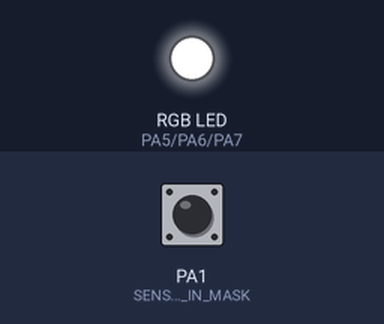
Recording of a program running on a simulated ATtiny84, built with avr-gcc and emulated at 8 MHz. Parts: an RGB LED mixed from three pins (HIGH = lit). Inputs (shaded band) come from the test bench; at power-on: PA1 (SENSOR_ECHO_IN_MASK) LOW. Dim RGB values are drawn brighter than linear; pins used as bus, display or sensor lines are not drawn.

Above: at 1.2 s.
1.3 s: PA1 (SENSOR_ECHO_IN_MASK) pulsed HIGH 2 times (0.12 s each, 0.3 s apart)
At 1.9 s:
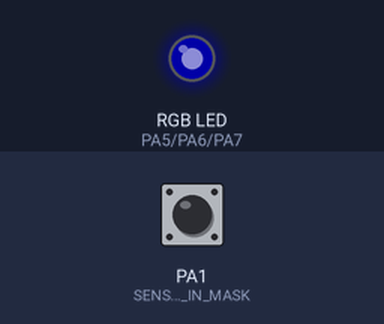
Timing chart, 0 to 4.3 s (numbered marks = the images above; inputs shaded):
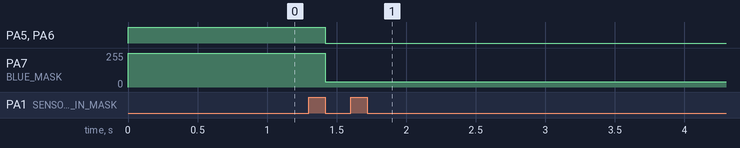

Measured:
- after the input at 1.3 s, PA5 (RED_MASK), PA6 (GREEN_MASK): HIGH → LOW after 0.12 s; PA7 (BLUE_MASK): 255/255 → 40/255 after 0.12 s

The program:

main.c
```c
// parking distance sensor
// for ATtiny84 at 8MHz

#define F_CPU 8000000UL

#include <avr/io.h>
#include <avr/interrupt.h>
#include <util/delay.h>
#include <stdlib.h>
#include <stdint.h>

// Ultrasonic sensor module HC-SR04:
// - trigger at output pin PA0
// - echo signal at input pin PA1/PCINT1
#define SENSOR_TRIGGER_MASK (1<<PA0)  // trigger with edge to low
#define SENSOR_ECHO_IN_MASK (1<<PA1)  // high pulse length proportional to distance

// LEDs at output pins PA5, PA6 and PA7:
#define RED_MASK (1<<PA5)
#define GREEN_MASK (1<<PA6)
#define BLUE_MASK (1<<PA7)
#define HIGH_IS_ON 1        // 0 for low active (normal LED), 1 for high active (12V LEDs)

typedef uint8_t bool;

void setLedsOnOff(bool red, bool green, bool blue)
{
	if (HIGH_IS_ON) {
		red = !red;
		green = !green;
		blue = !blue;
	}

	PORTA = (PORTA & ~(RED_MASK|GREEN_MASK|BLUE_MASK))
	| (red   ? 0 : RED_MASK)
	| (green ? 0 : GREEN_MASK)
	| (blue  ? 0 : BLUE_MASK);
}

void initLedsOnOff() {
	DDRA  |= RED_MASK | GREEN_MASK | BLUE_MASK;  // 1 = out
	setLedsOnOff(!HIGH_IS_ON, !HIGH_IS_ON, !HIGH_IS_ON);
}

void setLedsPwm(uint8_t red, uint8_t green, uint8_t blue) {

	if (HIGH_IS_ON) {
		red = 255 - red;
		green = 255 - green;
		blue = 255 - blue;
	}

	OCR1BH = 0;
	OCR1BL = red;
	OCR1AH = 0;
	OCR1AL = green;
	OCR0B = blue;
}

void initClockSource()
{
	// timer0 is used for both LED PWM and for measurement
	// of the ultrasonic sensor pulse length by counting overflows
	// => use no prescaling
	// => 125ns clock cycle @ 8 MHz
	// => 32us for each 8-bit timer overflow
	TCCR0B = (TCCR0B & ~(1<<CS02 | 1<<CS02 | 1<<CS00)) | (1<<CS00);  // no prescaling timer0
	TCCR1B = (TCCR1B & ~(1<<CS12 | 1<<CS12 | 1<<CS10)) | (1<<CS10);  // no prescaling timer1

	TIMSK0 |= (1<<TOIE0);       // 8-bit timer overflow interrupt timer0
}

void initLedsPwm() {
	DDRA |= (RED_MASK | GREEN_MASK | BLUE_MASK);

	TCCR0A = (1<<COM0B1) | (1<<COM0B0)   // inverting mode for 0A
	| (1<<WGM01) | (1<<WGM00);           // fast PWM mode for timer0
	TCCR0B = 0;

	TCCR1A = (1<<COM1A1) | (1<<COM1A0)   // inverting mode for 1A
	| (1<<COM1B1) | (1<<COM1B0)          // inverting mode for 1B
	| (1<<WGM10);                        // fast 8-bit PWM mode for timer1
	TCCR1B = (1<<WGM12);                 // fast 8-bit PWM mode for timer1
	TCCR1C = 0;

	initClockSource();                   // global timer prescaling

	sei();
}

void initSensor()
{
	DDRA |= SENSOR_TRIGGER_MASK;  // sensor trigger output
	PORTA |= SENSOR_TRIGGER_MASK; // prepare for first low-edge trigger
	// PORTA |= SENSOR_ECHO_IN_MASK; // pull-up for echo in

	GIMSK = (1<<PCIE0);      // echo signal interrupt
	PCMSK0 = (1<<PCINT1);    // at input PCINT1

	sei();
}

volatile int16_t lastCm = -1;
volatile uint16_t shownCount = 0;
#define MAX_SHOW_COUNT 600  // 60 seconds for 10 measurements per second
volatile uint8_t blink = 1;

void showDistance(int32_t clockCycles) {
	// duration is measured in clockCycles of 125ns
	// => 1 cm distance is about 472 clock cycles (depending on temperature)
	int16_t cm = clockCycles / 472;

	int16_t movementLimit = cm/2;
	if (movementLimit < 2)
		movementLimit = 2;
	if (movementLimit > 8)
		movementLimit = 10;

	if (abs(cm - lastCm) <= movementLimit) {
		// only minor movement/noise
		if (shownCount < MAX_SHOW_COUNT) {
			shownCount++;
		} else {
			// stop showing distance, only ready LED:
			setLedsPwm(0, 0, 1);
			return;
		}
	} else {
		shownCount = 0;
	}
	lastCm = cm;

	if (cm <= 12) {
		// red blinking
		if (blink) {
			setLedsPwm(255, 255, 255);
			blink = 0;
		} else {
			setLedsPwm(255, 0, 0);
			blink = 1;
		}
	} else {
		blink = 1;
		if (cm <= 22) {
			// red
			setLedsPwm(255, 0, 0);
		} else if (cm <= 36) {
			// yellow
			setLedsPwm(255, 100, 0);
		} else if (cm <= 100) {
			// green
			setLedsPwm(0, 220, 0);
		} else if (cm <= 160) {
			// green-blue
			setLedsPwm(0, 60, 60);
		}
		else {
			// almost off
			setLedsPwm(0, 0, 40);
		}
	}
}

int main(void)
{
	DDRA = DDRB = 0;    // 0 = all in
	PORTA = PORTB = 0;  // 0 = all pull-x off

	initLedsPwm();
	initSensor();

	while (1)
	{
		// 10 measurements per second when in showing state, 4 per second otherwise:
		if (shownCount <= MAX_SHOW_COUNT)
			_delay_ms(100);
		else
			_delay_ms(250);
		PORTA &= ~SENSOR_TRIGGER_MASK; // trigger measurement with edge to low
		_delay_us(25);
		PORTA |= SENSOR_TRIGGER_MASK;
	}
}

volatile bool waitingForEcho = 0;
volatile int32_t clockCycles;

ISR(TIM0_OVF_vect)
{
	if (waitingForEcho) {
		clockCycles += 256;
	}
}

ISR(PCINT0_vect)
{
	if (PINA & (1<<PINA1))
	{
		// pulse sent
		clockCycles = 0;
		waitingForEcho = 1;
		// might use clock register TCNT0 for more precision;
	}
	else if (waitingForEcho)
	{
		// echo received
		waitingForEcho = 0;
		showDistance(clockCycles);
	}
}
```
